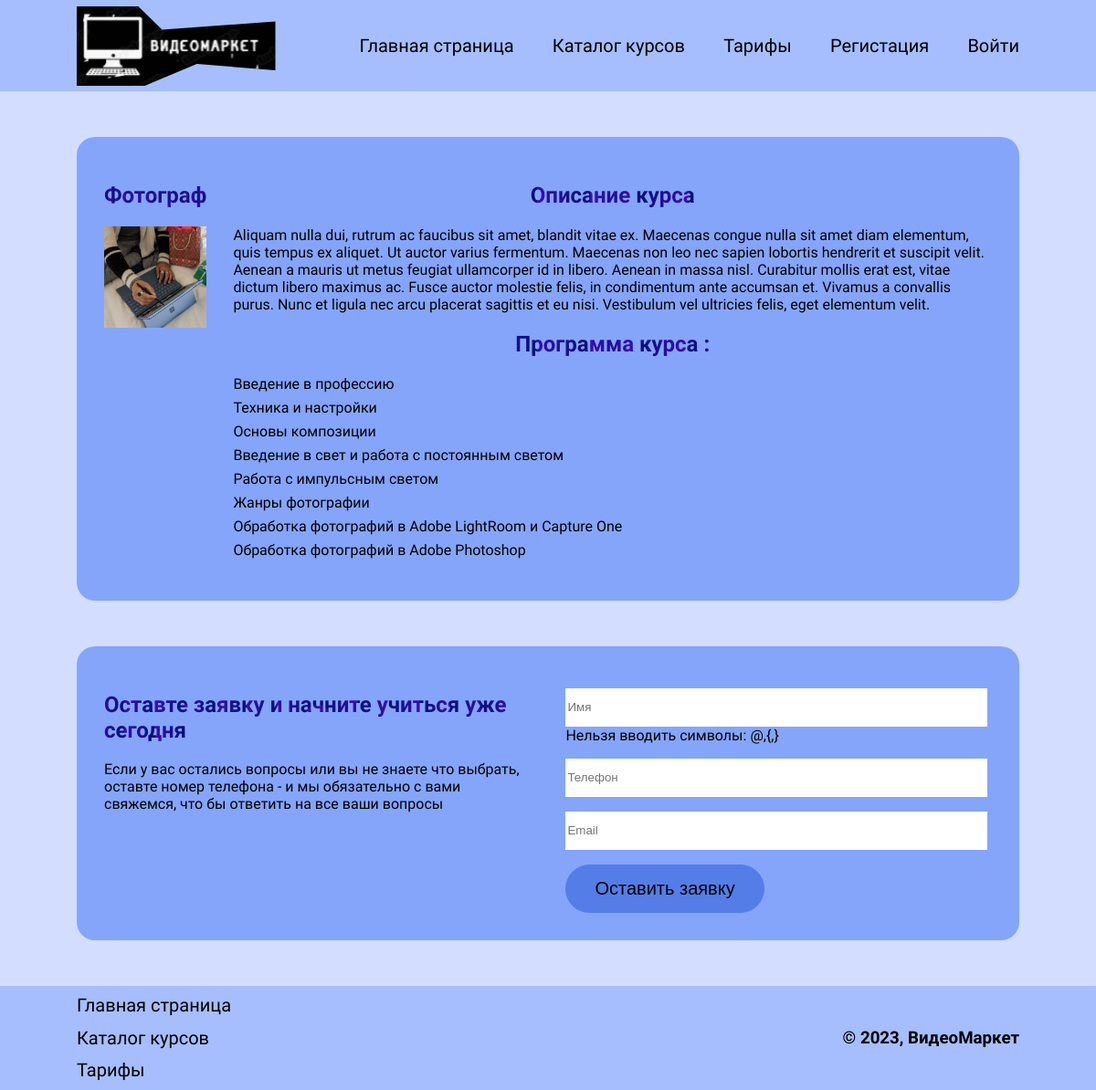
The page /courses/course/foto on the database its author committed.
### courses/models.py (models this page shows, shortened)
class Course(models.Model):
    slug = models.SlugField()
    title = models.CharField(max_length=120)
    description = models.TextField()
    img = models.ImageField(default='default.jpg', upload_to='course_img')
    free = models.BooleanField(default=True)
    direction = models.ManyToManyField(Direction)
    def __str__(self):
        return self.title

class Lesson(models.Model):
    slug = models.SlugField()
    title = models.CharField(max_length=120)
    description = models.TextField()
    course = models.ForeignKey(Course, on_delete= models.SET_NULL, null=True)
    number = models.IntegerField()
    video_url = models.CharField(max_length=100)
    def get_absolute_url(self):
        return reverse('les_page', kwargs={'slug':self.course.slug, 'les_slug':self.slug})

### courses/views.py (the view, shortened to what this page needs)
# urls.py: path('course/<slug>', views.CoursePage.as_view(), name='course_page'),
class CoursePage(DetailView, FormMixin):
    model = Course
    template_name = 'courses/course_page.html'
    form_class = ApplicationForm
    def get_context_data(self, *, object_list=None, **kwargs):
        ctx = super(CoursePage, self).get_context_data(**kwargs)
        ctx['title'] = Course.objects.filter(slug=self.kwargs['slug']).first()
        ctx['lessons']=Lesson.objects.filter(course=ctx['title']).order_by('number')
        return ctx

### courses/forms.py
class ApplicationForm(forms.ModelForm):
    name = forms.CharField(
        required=True,
        help_text='Нельзя вводить символы: @,{,}',
        widget=forms.TextInput(attrs={'class': 'name_text', 'placeholder': 'Имя'}))
    phone_number = forms.IntegerField(widget=forms.NumberInput(attrs={'class': 'phone_text', 'placeholder': 'Телефон'}))
    email = forms.EmailField(
        required=True,
        widget=forms.TextInput(attrs={'class': 'email_text', 'placeholder': 'Email'})
    )
    class Meta:
        model = Application
        fields = ['name', 'phone_number', 'email']

### courses/templates/courses/course_page.html (shortened to what this page needs)
{% extends 'courses/base.html' %}
{% block main %}
<section class="container">
<div class="container-text course">
<div class="one-course">
  <h2 class="courses_h2">{{ object.title }}</h2>
  {% if object.img %}
  <img src="{{ object.img.url }}" alt="{{ object.title }}">
  {% else %}
  <img src="/pictures/default.jpg" alt="{{ object.title }}">
  {% endif %}
</div>
  <div class="aside">
    <h2 class="courses_h2">Описание курса</h2>
    <p>{{ object.description }}</p>
    <h2 class="courses_h2">Программа курса :</h2>
     {% if object.free == True %}
        <ul>
          {% for les in lessons %}
          <li><a href="{{ les.get_absolute_url }}">{{ les.title }}</a></li>
          {% endfor %}
          </ul>
      {% endif %}
  </div>
</div>
</section>
<section  class="container">
     <div class="container-text">
          <div class="application">
          <div class="application-text">
               <h2>Оставте заявку и начните учиться уже сегодня</h2>
               <p>Если у вас остались вопросы или вы не знаете что выбрать, оставте номер телефона - и мы
                    обязательно с вами свяжемся, что бы ответить на все ваши вопросы</p>
          </div>
          <div class="application-form">
               <form class="applicationForm" id="applicationForm" method="post">
                    {{ form.as_p }}
                   <button class="btn-send">Оставить заявку</button>
               </form>
          </div>
     </div>
     </div>
</section>
{% endblock %}

### blog_index/static/courses/main.css (style rules this page uses)
body { background:#D3DDFF; margin:0; }
.container { display: flex; justify-content: space-between; align-items: center; padding-left: 7%; padding-right: 7%; }
.container-text { background:#769afad4; width: 100%; margin-top: 50px; padding: 30px; border-radius: 20px; }
.why1 h2, .why1 h4, .system_h2 h2, .application-text h2, .exit h1 { background: #031176; background: -webkit-repeating-radial-gradient(circle farthest-corner at center center, #031176 34%, #3c0dad 48%); background: -moz-repeating-radial-gradient(circle farthest-corner at center center, #031176 34%, #3c0dad 48%); background: repeating-radial-gradient(circle farthest-corner at center center, #031176 34%, #3c0dad 48%); -webkit-background-clip: text; -webkit-text-fill-color: transparent; font-family: 'Jura', sans-serif; }
.application { display:flex; gap:4%; font-family: 'Jura', sans-serif; }
.application-text, .application-form { width:48%; }
.applicationForm { width:98%; }
.applicationForm input { width:100%; height: 40px; border-style: none; }
.btn-send { background: #547de7; padding: 15px; padding-inline: 7%; border-radius: 30px; font-size: 20px; border: #f2f7fb; }
.courses_h2, .tarif h2, .articles h1 { text-align: center; font-family: 'Jura', sans-serif; background: #031176; background: -webkit-repeating-radial-gradient(circle farthest-corner at center center, #031176 34%, #3c0dad 48%); background: -moz-repeating-radial-gradient(circle farthest-corner at center center, #031176 34%, #3c0dad 48%); background: repeating-radial-gradient(circle farthest-corner at center center, #031176 34%, #3c0dad 48%); -webkit-background-clip: text; -webkit-text-fill-color: transparent; }
.course { display:flex; gap:3%; font-family: 'Jura', sans-serif; }
.aside a { text-decoration:none; color: #000; }
.aside ul { padding:0; }
.aside li { list-style: none; margin-top: 7px; }
.one-course { width:15% }
.one-course img { width:100% }

### rows shown on the page
Course: title "Фотограф", img (picture), description "Aliquam nulla dui, rutrum ac faucibus sit amet, blandit vitae ex. Maecenas congue nulla sit amet diam elementum, quis tempus ex aliquet. Ut auctor varius fermentum. Maecenas non leo nec sapien lobortis hendrerit et suscipit velit. Aenean a mauris ut metus feugiat ullamcorper id in libero. Aenean in massa nisl. Curabitur mollis erat est, vitae dictum libero maximus ac. Fusce auctor molestie felis, in condimentum ante accumsan et. Vivamus a convallis purus. Nunc et ligula nec arcu placerat sagittis et eu nisi. Vestibulum vel ultricies felis, eget elementum velit."
Lesson: title "Введение в профессию"
Lesson: title "Техника и настройки"
Lesson: title "Основы композиции"
Lesson: title "Введение в свет и работа с постоянным светом"
Lesson: title "Работа с импульсным светом"
Lesson: title "Жанры фотографии"
Lesson: title "Обработка фотографий в Adobe LightRoom и Capture One"
Lesson: title "Обработка фотографий в Adobe Photoshop"
